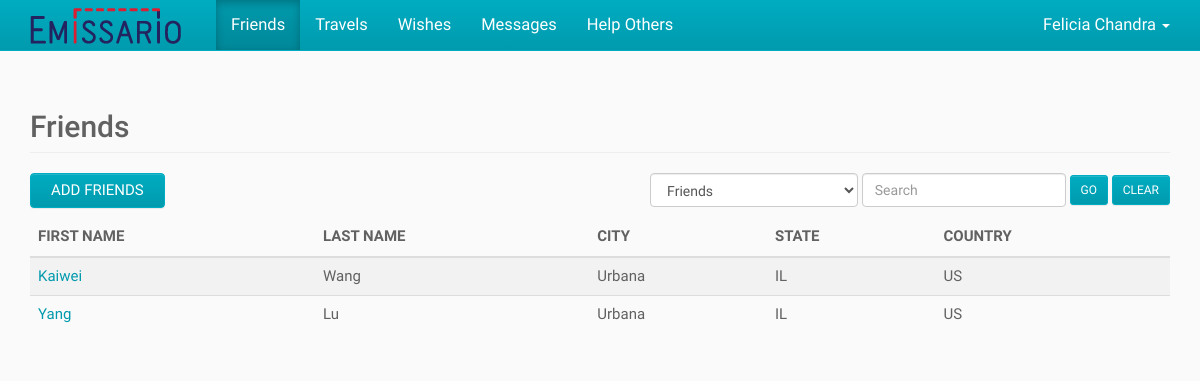
Page /index.php/friends (signed in) on the committed database.
### tables this page shows
CREATE TABLE IF NOT EXISTS User (
	ID BIGINT NOT NULL AUTO_INCREMENT,
    First_Name VARCHAR(100) NOT NULL,
    Last_Name VARCHAR(100) NULL,
    Email VARCHAR(100) NOT NULL UNIQUE,
    `Password` CHAR(255) NOT NULL,
    City VARCHAR(100) NULL,
    State VARCHAR(100) NULL,
    Country VARCHAR(2) NULL,
    Phone VARCHAR(100) NULL,
    Created_On DATETIME NULL,
    Modified_On DATETIME NULL,
    PRIMARY KEY (ID)
);

### application/controllers/friends.php (called while the page is built, shortened)
<?php
class Friends
{
	public function index()
	{
		$userID = $GLOBALS["beans"]->siteHelper->getSession("userID");
		$friendType = "friends";
		$search = "";
		$friends = $GLOBALS["beans"]->friendService->getFriends($userID, $friendType, $search);
		require APP . 'views/_templates/header.php';
		require APP . 'views/friends/index.php';
		require APP . 'views/_templates/footer.php';
	}
}

### index.php (called while the page is built, shortened)
<?php
$app = new Application();

### application/core/service.php (called while the page is built)
<?php
class Service
{
	function __construct($model)
	{
		$this->model = $model;
	}
}

### application/core/model.php (called while the page is built)
<?php
class Model
{
	function __construct($db)
	{
		$this->db = $db;
	}
}

### application/models/userModel.php (called while the page is built, shortened)
<?php
class UserModel extends Model
{
	public function getUser($userID)
	{
		$sql = "SELECT User.*, Country.Country_Name, State.State_Name
				FROM User
				LEFT JOIN Country ON Country.Country_Code = User.Country
				LEFT JOIN State ON State.State_Code = User.State
				WHERE User.ID = :user_id";
		$parameters = array(":user_id" => $userID);
		return $GLOBALS["beans"]->queryHelper->getSingleRowObject($this->db, $sql, $parameters);
	}
}

### application/helpers/queryHelper.php (called while the page is built, shortened)
<?php
class QueryHelper
{
	public function getSingleRowObject($db, $sql, $parameters) {
		$query = $db->prepare($sql);
		$query->execute($parameters);
		$result = $query->fetch();
		return $result;
	}
}

### application/services/userService.php (called while the page is built, shortened)
<?php
class UserService extends Service
{
	public function getUser($userID)
	{
		return $this->model->getUser($userID);
	}
}

### application/models/friendModel.php (called while the page is built, shortened)
<?php
class FriendModel extends Model
{
	public function getFriends($userID, $friendType, $search = "")
	{
		$sql = "SELECT User.ID, User.First_Name, User.Last_Name, User.City, User.State, User.Country, F.Pending
				FROM (";
		if (strcasecmp($friendType, "pending_mine") == 0)
		{
			$sql .= " SELECT User_ID1 AS Friend_ID, Pending
					FROM Friend
					WHERE User_ID2 = :user_id
						AND Pending = 1";
		}
		else if (strcasecmp($friendType, "pending_friend") == 0)
		{
			$sql .= " SELECT User_ID2 AS Friend_ID, Pending
					FROM Friend
					WHERE User_ID1 = :user_id
						AND Pending = 1";
		}
		else
		{
			$sql .= " SELECT User_ID2 AS Friend_ID, Pending
					FROM Friend
					WHERE User_ID1 = :user_id
						AND Pending = 0
					UNION
					SELECT User_ID1 AS Friend_ID, Pending
					FROM Friend
					WHERE User_ID2 = :user_id
						AND Pending = 0";
		}
		$sql .= " ) F
				INNER JOIN User ON User.ID = F.Friend_ID";
		$sql .= " ORDER BY User.First_Name, User.Last_Name";
		$parameters = array(":user_id" => $userID);
		$query = $this->db->prepare($sql);
		$query->execute($parameters);
		return $query->fetchAll();
	}
}

### application/services/friendService.php (called while the page is built, shortened)
<?php
class FriendService extends Service
{
	public function getFriends($userID, $friendType, $search = "")
	{
		return $this->model->getFriends($userID, $friendType, $search);
	}
}

### application/views/friends/index.php (the view, shortened to what this page needs)
<div class="container">
	<h2 class="page-header">Friends</h2>
	<div class="clearfix table-action">
		<button type="button" id="add" class="btn btn-default pull-left">Add Friends</button>
		<form method="post" class="form-inline table-filter pull-right">
			<div class="form-group">
				<select id="friendType" name="friendType" class="form-control">
					<option value="friends" <?php if (strcasecmp("friends", $friendType) == 0) { ?>selected<?php } ?>>Friends</option>
				</select>
			</div>
			<div class="form-group">
				<input type="text" id="search" name="search" value="<?php echo $search; ?>" class="form-control" placeholder="Search" />
			</div>
			<button type="submit" class="btn btn-default btn-sm">Go</button>
			<button type="button" id="clear" class="btn btn-default btn-sm">Clear</button>
		</form>
	</div>
	<div class="table-responsive">
		<table class="table table-striped">
			<thead>
				<tr>
					<th>First Name</th>
					<th>Last Name</th>
					<th>City</th>
					<th>State</th>
					<th>Country</th>
				</tr>
			</thead>
			<tbody>
				<?php foreach ($friends as $friend) { ?>
					<tr>
						<td>
							<?php if ($friend->Pending != 1) {?>
							<a href="<?php echo URL_WITH_INDEX_FILE . "friends/view/" . $friend->ID; ?>">
								<?php echo $friend->First_Name ?>
							</a>
							<?php } else { ?>
							<?php echo $friend->First_Name ?>
							<?php } ?>
						</td>
						<td><?php echo $friend->Last_Name ?></td>
						<td><?php echo $friend->City ?></td>
						<td><?php echo $friend->State ?></td>
						<td><?php echo $friend->Country ?></td>
					</tr>
				<?php } ?>
			</tbody>
		</table>
	</div>
</div>

### application/views/_templates/header.php (shortened to what this page needs)
<?php
$activeView = "";
if (array_key_exists("PATH_INFO", $_SERVER)) {
	$pathInfoArray = explode("/", $_SERVER["PATH_INFO"]);
	$activeView = $pathInfoArray[1];
}
if (!isset($user)) {
	$user = $GLOBALS["beans"]->userService->getUser($userID);
}
?><!DOCTYPE html>
<html lang="en">
<head>
	<link href="<?php echo URL; ?>public/css/bootstrap.css" rel="stylesheet">
	<link href="<?php echo URL; ?>public/css/bootstrap-theme.css" rel="stylesheet">
	<link href="<?php echo URL; ?>public/css/bootstrap-datepicker3.css" rel="stylesheet">
</head>
<body>
	<nav class="navbar navbar-inverse navbar-fixed-top">
		<div class="container">
			<div class="navbar-header">
				<a class="navbar-brand" href="<?php echo URL_WITH_INDEX_FILE; ?>">
					<img alt="Emissario" src="<?php echo URL; ?>public/img/logo.png" />
				</a>
			</div>
			<?php if (is_numeric($userID)) { ?>
				<div id="navbar" class="navbar-collapse collapse">
					<ul class="nav navbar-nav navbar-left">
						<?php echo $GLOBALS["beans"]->siteHelper->getNavigationHTML($activeView); ?>
					</ul>
					<ul class="nav navbar-nav navbar-right">
						<li class="dropdown">
							<a class="dropdown-toggle" href="#!" aria-expanded="false" aria-haspopup="true" role="button" data-toggle="dropdown">
								<?php echo $user->First_Name . " " . $user->Last_Name ?>
								<span class="caret"></span>
							</a>
						</li>
					</ul>
				</div>
			<?php } ?>
		</div>
	</nav>

### rows in the picture
user: First_Name "Felicia", Last_Name "Chandra"
user: First_Name "Kaiwei", Last_Name "Wang", City "Urbana", State "IL", Country "US"
user: First_Name "Yang", Last_Name "Lu", City "Urbana", State "IL", Country "US"

### other values in the picture
$viewTitle "Friends"
$viewTitle "Travels"
$viewTitle "Wishes"
$viewTitle "Messages"
$viewTitle "Help Others"
